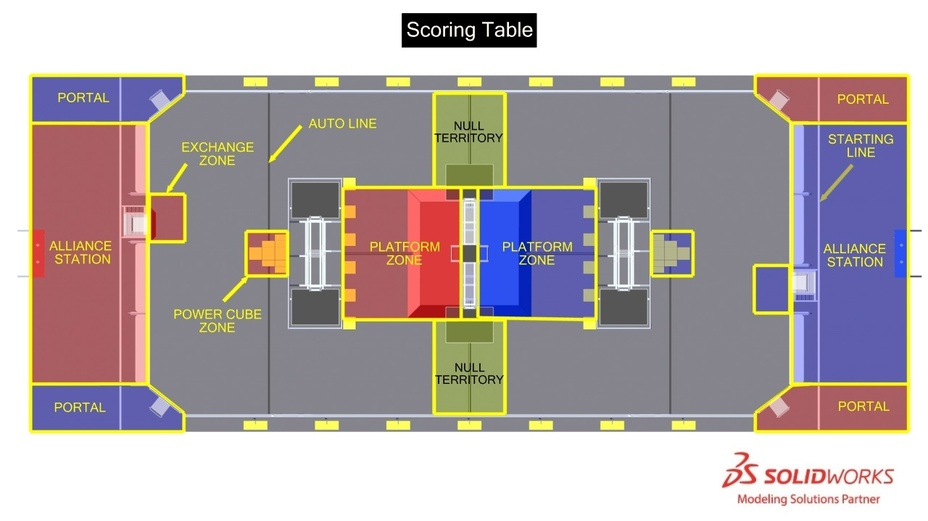
#> input picture docs/deliverables/mock-kickoff-2018/figures/official/figure-3-2-zones.jpg, 928 x 521 px, shrunk from 1280 x 718 before the run
$ python overlay_apriltags.py
#> lines starting #> are read from the running program, lines starting #| are printed output that depends on the picture
#!/usr/bin/env python3
"""Draw TAS fiction AprilTag markers on official manual JPEGs (classroom only)."""
from __future__ import annotations

from pathlib import Path

import matplotlib.pyplot as plt
import matplotlib.patches as mpatches
from matplotlib.patches import FancyArrowPatch, FancyBboxPatch
import numpy as np
from PIL import Image

ROOT = Path(__file__).parent
OFFICIAL = ROOT / "figures" / "official"
OUT = ROOT / "figures" / "tagged"
OUT.mkdir(parents=True, exist_ok=True)

WARN = "#8b0000"
TAG_FIXED = "#bdbdbd"
TAG_MOVE = "#ffe082"
TAG_EDGE = "#212121"
ARROW = "#c62828"


def save_fig(fig, name: str) -> Path:
    path = OUT / name
    fig.savefig(path, dpi=150, bbox_inches="tight", pad_inches=0.02, facecolor="white")
    plt.close(fig)
    print("wrote", path)
    return path


def tag_patch(ax, x, y, tid: int, movable: bool, size: float = 22):
    fc = TAG_MOVE if movable else TAG_FIXED
    ax.add_patch(
        FancyBboxPatch(
            (x - size / 2, y - size / 2),
            size,
            size,
            boxstyle="round,pad=0.15",
            fc=fc,
            ec=TAG_EDGE,
            lw=0.8,
            zorder=5,
        )
    )
    ax.text(x, y, str(tid), ha="center", va="center", fontsize=5.5, fontweight="bold", zorder=6)


def leader(ax, x1, y1, x2, y2):
    ax.add_patch(
        FancyArrowPatch(
            (x1, y1),
            (x2, y2),
            arrowstyle="-|>",
            mutation_scale=8,
            lw=0.9,
            color=ARROW,
            zorder=4,
        )
    )


def load_ax(path: Path):
    img = Image.open(path)
#> img is the input picture: PIL image 928x521 RGB; mean R, G, B 180.8, 170.9, 171.1
    w, h = img.size
#> w = 928; h = 521
    fig, ax = plt.subplots(figsize=(w / 100, h / 100), dpi=100)
    ax.imshow(np.asarray(img))
    ax.set_xlim(0, w)
    ax.set_ylim(h, 0)
    ax.axis("off")
    return fig, ax, w, h


def xy(w: int, h: int, fx: float, fy: float) -> tuple[float, float]:
    return fx * w, fy * h


def field_topdown_arrows():
    src = OFFICIAL / "figure-3-2-zones.jpg"
    if not src.exists():
        src = OFFICIAL / "figure-3-2-zones.png"
    fig, ax, w, h = load_ax(src)
#> w = 928; h = 521
    ax.text(
        w / 2,
        14,
        "TAS FICTION AprilTags (36h11) on official zones drawing — not on any 2018 field",
        ha="center",
        fontsize=8,
        color=WARN,
        fontweight="bold",
    )

    # (id, x_frac, y_frac, movable)
    tags = []
    cx, cys_b, cys_r, cys_s = 0.50, 0.76, 0.24, 0.50
    offsets = [(-0.04, -0.03), (0.04, -0.03), (-0.04, 0.03), (0.04, 0.03), (-0.07, -0.04), (0.07, -0.04), (-0.07, 0.04), (0.07, 0.04)]
    for i, (dx, dy) in enumerate(offsets):
        tags.append((i + 1, cx + dx, cys_b + dy, i < 4))
    for i, (dx, dy) in enumerate(offsets):
        tags.append((9 + i, cx + dx, cys_r + dy, i < 4))
    soff = [(-0.05, 0.02), (0.05, 0.02), (-0.08, 0.02), (0.08, 0.02), (-0.05, -0.02), (0.05, -0.02), (-0.08, -0.02), (0.08, -0.02)]
    for i, (dx, dy) in enumerate(soff):
        tags.append((17 + i, cx + dx, cys_s + dy, True))
    for tid, fx, fy, mv in [(25, 0.47, 0.46, False), (26, 0.53, 0.46, False), (27, 0.47, 0.54, False), (28, 0.53, 0.54, False)]:
        tags.append((tid, fx, fy, mv))
    tags += [(29, 0.18, 0.88, False), (30, 0.32, 0.88, False), (31, 0.18, 0.12, False), (32, 0.32, 0.12, False)]

    for tid, fx, fy, mv in tags:
        x, y = xy(w, h, fx, fy)
        tag_patch(ax, x, y, tid, mv, size=16)
        # Short leader from ID callout to tag (keeps all 32 readable on one sheet)
        off = 28 if fx < 0.5 else -28
        lx, ly = x + off, y - 22
        leader(ax, lx, ly, x, y)
        ax.text(
            lx,
            ly,
            str(tid),
            fontsize=5.5,
            ha="center",
            va="center",
            color=ARROW,
            fontweight="bold",
            bbox=dict(boxstyle="round,pad=0.15", fc="white", ec=ARROW, lw=0.4, alpha=0.85),
        )

    leg = [
        mpatches.Patch(fc=TAG_FIXED, ec=TAG_EDGE, label="Fixed (fence / tower / exchange)"),
        mpatches.Patch(fc=TAG_MOVE, ec=TAG_EDGE, label="Moves with PLATE"),
    ]
    ax.legend(handles=leg, loc="lower center", fontsize=6, framealpha=0.9)
    save_fig(fig, "field-topdown-apriltags-on-official.jpg")
#> in save_fig, `fig.savefig(path, dpi=150, bbox_inches="tight", pad_inches=0.02, facec..`:
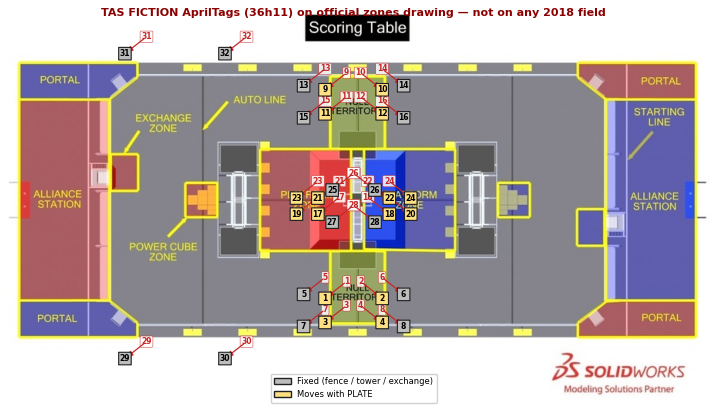
#> figure drawn by matplotlib, 1 panel


def overlay_element(stem: str, out_name: str, tags: list[tuple[int, float, float, bool]], title: str):
#> called with stem = 'figure-3-4-scale', out_name = 'figure-3-4-scale-apriltags.jpg'
    for ext in (".jpg", ".png"):
        src = OFFICIAL / f"{stem}{ext}"
        if src.exists():
            break
    else:
        print("skip", stem, "no source")
        return
    fig, ax, w, h = load_ax(src)
    ax.text(w / 2, 12, title, ha="center", fontsize=7, color=WARN, fontweight="bold")
    for tid, fx, fy, mv in tags:
        x, y = xy(w, h, fx, fy)
        tag_patch(ax, x, y, tid, mv, size=20)
        lx = 12 if fx > 0.35 else w - 12
        ly = y
        leader(ax, lx, ly, x, y)
        ax.text(lx + (-6 if lx < w / 2 else 6), ly, str(tid), fontsize=6, color=ARROW, ha="right" if lx < w / 2 else "left", va="center")
    save_fig(fig, out_name)


def element_overlays():
    overlay_element(
        "figure-3-4-scale",
        "figure-3-4-scale-apriltags.jpg",
        [
            (17, 0.35, 0.55, True),
            (18, 0.65, 0.55, True),
            (19, 0.28, 0.62, True),
            (20, 0.72, 0.62, True),
            (21, 0.35, 0.42, True),
            (22, 0.65, 0.42, True),
            (23, 0.28, 0.38, True),
            (24, 0.72, 0.38, True),
            (25, 0.46, 0.48, False),
            (26, 0.54, 0.48, False),
            (27, 0.46, 0.32, False),
            (28, 0.54, 0.32, False),
        ],
        "Fiction IDs 17–28 on SCALE (not official)",
    )
    overlay_element(
        "figure-3-13-switch",
        "figure-3-13-switch-apriltags.jpg",
        [
            (5, 0.22, 0.58, False),
            (6, 0.38, 0.58, False),
            (7, 0.22, 0.38, False),
            (8, 0.38, 0.38, False),
            (1, 0.55, 0.62, True),
            (2, 0.68, 0.62, True),
            (3, 0.55, 0.42, True),
            (4, 0.68, 0.42, True),
        ],
        "Fiction IDs 1–8 on BLUE SWITCH (mirror for Red 9–16)",
    )
    overlay_element(
        "figure-3-16-fence",
        "figure-3-16-fence-apriltags.jpg",
        [(5, 0.25, 0.55, False), (6, 0.42, 0.50, False), (7, 0.25, 0.35, False), (8, 0.42, 0.40, False)],
        "Fiction fence tags 5–8 (fixed)",
    )
    overlay_element(
        "figure-3-19-exchange",
        "figure-3-19-exchange-apriltags.jpg",
        [(29, 0.38, 0.55, False), (30, 0.62, 0.55, False)],
        "Fiction IDs 29–30 at EXCHANGE (31–32 on Red wall)",
    )
    overlay_element(
        "figure-3-23-vision-targets",
        "figure-3-23-vision-targets-apriltags.jpg",
        [(5, 0.30, 0.45, False), (6, 0.55, 0.45, False), (13, 0.30, 0.70, False)],
        "Fiction tags vs 2018 retro-reflective tape (comparison only)",
    )


def main() -> None:
    field_topdown_arrows()
    element_overlays()
    print("Tagged figures in", OUT)


if __name__ == "__main__":
    main()
